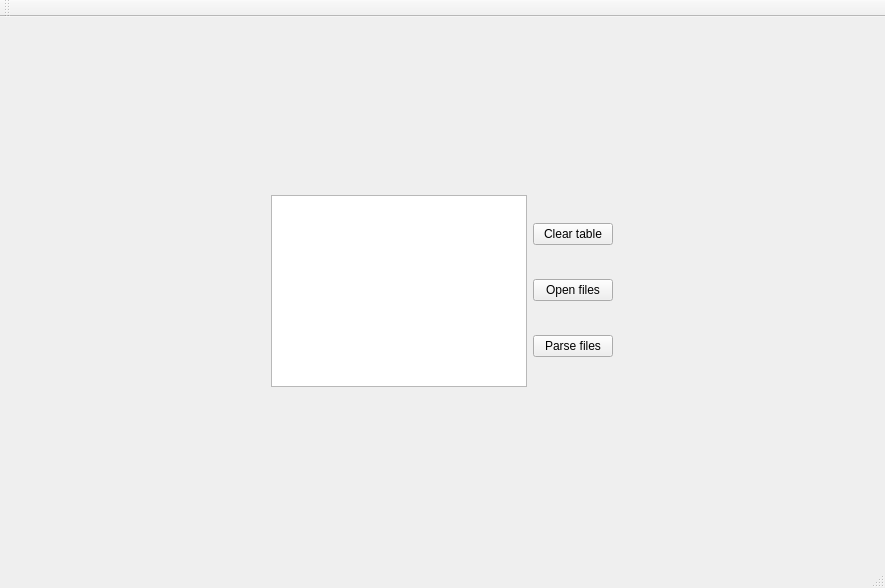
<?xml version="1.0" encoding="UTF-8"?>
<ui version="4.0">
 <class>MainWindow</class>
 <widget class="QMainWindow" name="MainWindow">
  <property name="geometry">
   <rect>
    <x>0</x>
    <y>0</y>
    <width>885</width>
    <height>588</height>
   </rect>
  </property>
  <property name="windowTitle">
   <string>MainWindow</string>
  </property>
  <widget class="QWidget" name="centralWidget">
   <layout class="QGridLayout" name="gridLayout">
    <item row="0" column="0">
     <layout class="QVBoxLayout" name="verticalLayout">
      <item>
       <layout class="QHBoxLayout" name="horizontalLayout_2">
        <item>
         <widget class="QPlainTextEdit" name="filesToParse">
          <property name="sizePolicy">
           <sizepolicy hsizetype="Minimum" vsizetype="Minimum">
            <horstretch>0</horstretch>
            <verstretch>0</verstretch>
           </sizepolicy>
          </property>
          <property name="maximumSize">
           <size>
            <width>300</width>
            <height>16777215</height>
           </size>
          </property>
         </widget>
        </item>
        <item>
         <layout class="QVBoxLayout" name="verticalLayout_2">
          <item>
           <widget class="QPushButton" name="clearTableButton">
            <property name="text">
             <string>Clear table</string>
            </property>
           </widget>
          </item>
          <item>
           <widget class="QPushButton" name="openFilesButton">
            <property name="text">
             <string>Open files</string>
            </property>
           </widget>
          </item>
          <item>
           <widget class="QPushButton" name="parseFilesButton">
            <property name="text">
             <string>Parse files</string>
            </property>
           </widget>
          </item>
         </layout>
        </item>
       </layout>
      </item>
      <item>
       <layout class="QHBoxLayout" name="horizontalLayout"/>
      </item>
     </layout>
    </item>
   </layout>
  </widget>
  <widget class="QMenuBar" name="menuBar">
   <property name="geometry">
    <rect>
     <x>0</x>
     <y>0</y>
     <width>885</width>
     <height>21</height>
    </rect>
   </property>
  </widget>
  <widget class="QToolBar" name="mainToolBar">
   <attribute name="toolBarArea">
    <enum>TopToolBarArea</enum>
   </attribute>
   <attribute name="toolBarBreak">
    <bool>false</bool>
   </attribute>
  </widget>
  <widget class="QStatusBar" name="statusBar"/>
 </widget>
 <layoutdefault spacing="6" margin="11"/>
 <resources/>
 <connections/>
</ui>
